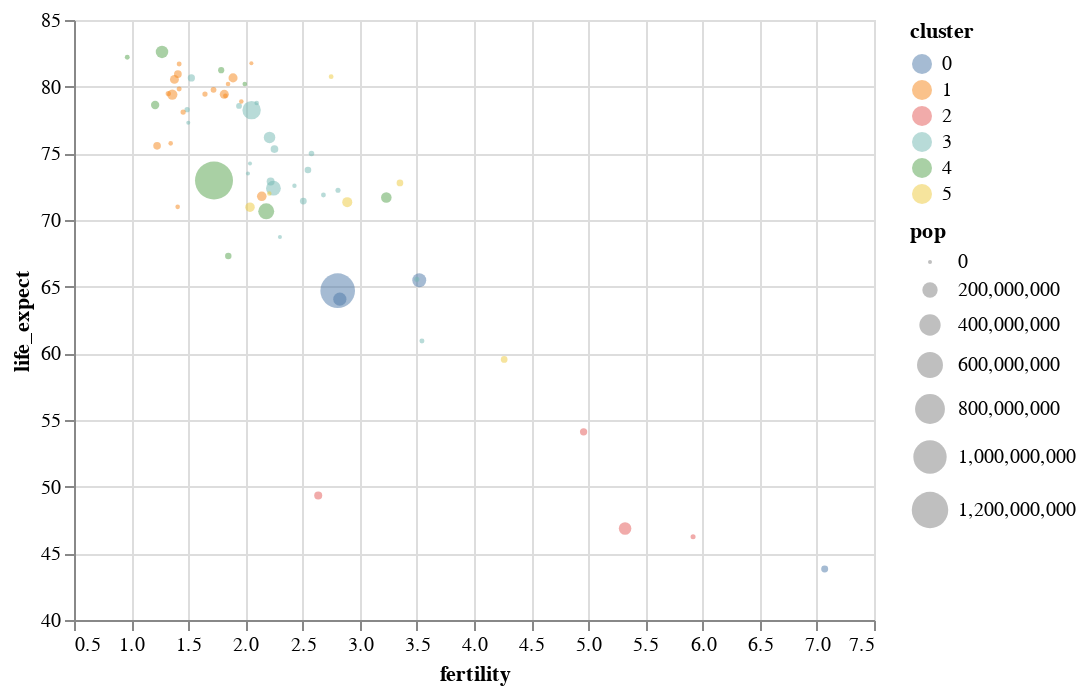

The code cell stored with this chart in its notebook:
### Code cell
# adding tooltips on hover
alt.Chart(gap2005).mark_point(filled=True).encode(
    alt.X('fertility:Q', scale=alt.Scale(zero=False)),
    alt.Y('life_expect:Q', scale=alt.Scale(zero=False)),
    alt.Size('pop:Q'),
    alt.Color('cluster:N'),
    alt.OpacityValue(0.5),
    alt.Order('pop:Q', sort='descending'),
    tooltip = [alt.Tooltip('country:N'),
               alt.Tooltip('fertility:Q'),
               alt.Tooltip('life_expect:Q')]
)

### Figure 1 — Vega-Lite specification as saved in the notebook (floating-point values rounded to 4 significant figures)
{"$schema": "https://vega.github.io/schema/vega-lite/v3.4.0.json", "config": {"mark": {"tooltip": null}, "view": {"height": 300, "width": 400}}, "data": {"name": "data-ba34af65c64e2b3a5a008687b8c69f55"}, "datasets": {"data-ba34af65c64e2b3a5a008687b8c69f55": [{"cluster": 0, "country": "Afghanistan", "fertility": 7.069, "life_expect": 43.83, "pop": 29928987, "year": 2005}, {"cluster": 3, "country": "Argentina", "fertility": 2.254, "life_expect": 75.32, "pop": 39537943, "year": 2005}, {"cluster": 3, "country": "Aruba", "fertility": 2.04, "life_expect": 74.24, "pop": 71566, "year": 2005}, {"cluster": 4, "country": "Australia", "fertility": 1.788, "life_expect": 81.23, "pop": 20090437, "year": 2005}, {"cluster": 1, "country": "Austria", "fertility": 1.42, "life_expect": 79.83, "pop": 8184691, "year": 2005}, {"cluster": 3, "country": "Bahamas", "fertility": 2.022, "life_expect": 73.5, "pop": 301790, "year": 2005}, {"cluster": 0, "country": "Bangladesh", "fertility": 2.826, "life_expect": 64.06, "pop": 144319628, "year": 2005}, {"cluster": 3, "country": "Barbados", "fertility": 1.5, "life_expect": 77.3, "pop": 278870, "year": 2005}, {"cluster": 1, "country": "Belgium", "fertility": 1.646, "life_expect": 79.44, "pop": 10364388, "year": 2005}, {"cluster": 3, "country": "Bolivia", "fertility": 3.5, "life_expect": 65.55, "pop": 8857870, "year": 2005}, {"cluster": 3, "country": "Brazil", "fertility": 2.245, "life_expect": 72.39, "pop": 186112794, "year": 2005}, {"cluster": 3, "country": "Canada", "fertility": 1.527, "life_expect": 80.65, "pop": 32805041, "year": 2005}, {"cluster": 3, "country": "Chile", "fertility": 1.944, "life_expect": 78.55, "pop": 15980912, "year": 2005}, {"cluster": 4, "country": "China", "fertility": 1.725, "life_expect": 72.96, "pop": 1303182268, "year": 2005}, {"cluster": 3, "country": "Colombia", "fertility": 2.22, "life_expect": 72.89, "pop": 42954279, "year": 2005}, {"cluster": 3, "country": "Costa Rica", "fertility": 2.099, "life_expect": 78.78, "pop": 4016173, "year": 2005}, {"cluster": 1, "country": "Croatia", "fertility": 1.346, "life_expect": 75.75, "pop": 4495904, "year": 2005}, {"cluster": 3, "country": "Cuba", "fertility": 1.49, "life_expect": 78.27, "pop": 11346670, "year": 2005}, {"cluster": 3, "country": "Dominican Republic", "fertility": 2.81, "life_expect": 72.23, "pop": 9049595, "year": 2005}, {"cluster": 3, "country": "Ecuador", "fertility": 2.578, "life_expect": 74.99, "pop": 13363593, "year": 2005}, {"cluster": 5, "country": "Egypt", "fertility": 2.891, "life_expect": 71.34, "pop": 77505756, "year": 2005}, {"cluster": 3, "country": "El Salvador", "fertility": 2.683, "life_expect": 71.88, "pop": 6704932, "year": 2005}, {"cluster": 1, "country": "Finland", "fertility": 1.825, "life_expect": 79.31, "pop": 5223442, "year": 2005}, {"cluster": 1, "country": "France", "fertility": 1.892, "life_expect": 80.66, "pop": 60656178, "year": 2005}, {"cluster": 1, "country": "Georgia", "fertility": 1.407, "life_expect": 70.99, "pop": 4677401, "year": 2005}, {"cluster": 1, "country": "Germany", "fertility": 1.36, "life_expect": 79.41, "pop": 82431390, "year": 2005}, {"cluster": 1, "country": "Greece", "fertility": 1.325, "life_expect": 79.48, "pop": 10668354, "year": 2005}, {"cluster": 3, "country": "Grenada", "fertility": 2.302, "life_expect": 68.72, "pop": 89502, "year": 2005}, {"cluster": 3, "country": "Haiti", "fertility": 3.545, "life_expect": 60.92, "pop": 8121622, "year": 2005}, {"cluster": 4, "country": "Hong Kong", "fertility": 0.966, "life_expect": 82.21, "pop": 6898686, "year": 2005}, {"cluster": 1, "country": "Iceland", "fertility": 2.052, "life_expect": 81.76, "pop": 296737, "year": 2005}, {"cluster": 0, "country": "India", "fertility": 2.807, "life_expect": 64.7, "pop": 1080264388, "year": 2005}, {"cluster": 4, "country": "Indonesia", "fertility": 2.182, "life_expect": 70.65, "pop": 218465000, "year": 2005}, {"cluster": 5, "country": "Iran", "fertility": 2.04, "life_expect": 70.96, "pop": 68017860, "year": 2005}, {"cluster": 5, "country": "Iraq", "fertility": 4.264, "life_expect": 59.55, "pop": 26074906, "year": 2005}, {"cluster": 1, "country": "Ireland", "fertility": 1.964, "life_expect": 78.89, "pop": 4015676, "year": 2005}, {"cluster": 5, "country": "Israel", "fertility": 2.75, "life_expect": 80.75, "pop": 6276883, "year": 2005}, {"cluster": 1, "country": "Italy", "fertility": 1.379, "life_expect": 80.55, "pop": 58103033, "year": 2005}, {"cluster": 3, "country": "Jamaica", "fertility": 2.429, "life_expect": 72.57, "pop": 2735520, "year": 2005}, {"cluster": 4, "country": "Japan", "fertility": 1.27, "life_expect": 82.6, "pop": 127417244, "year": 2005}, {"cluster": 2, "country": "Kenya", "fertility": 4.959, "life_expect": 54.11, "pop": 33829590, "year": 2005}, {"cluster": 4, "country": "South Korea", "fertility": 1.85, "life_expect": 67.3, "pop": 22912177, "year": 2005}, {"cluster": 4, "country": "North Korea", "fertility": 1.21, "life_expect": 78.62, "pop": 48640671, "year": 2005}, {"cluster": 5, "country": "Lebanon", "fertility": 2.209, "life_expect": 71.99, "pop": 3826018, "year": 2005}, {"cluster": 3, "country": "Mexico", "fertility": 2.211, "life_expect": 76.19, "pop": 106202903, "year": 2005}, {"cluster": 1, "country": "Netherlands", "fertility": 1.721, "life_expect": 79.76, "pop": 16407491, "year": 2005}, {"cluster": 4, "country": "New Zealand", "fertility": 1.994, "life_expect": 80.2, "pop": 4035461, "year": 2005}, {"cluster": 2, "country": "Nigeria", "fertility": 5.322, "life_expect": 46.86, "pop": 128765768, "year": 2005}, {"cluster": 1, "country": "Norway", "fertility": 1.848, "life_expect": 80.2, "pop": 4593041, "year": 2005}, {"cluster": 0, "country": "Pakistan", "fertility": 3.521, "life_expect": 65.48, "pop": 162419946, "year": 2005}, {"cluster": 3, "country": "Peru", "fertility": 2.506, "life_expect": 71.42, "pop": 27925628, "year": 2005}, {"cluster": 4, "country": "Philippines", "fertility": 3.233, "life_expect": 71.69, "pop": 87857473, "year": 2005}, {"cluster": 1, "country": "Poland", "fertility": 1.227, "life_expect": 75.56, "pop": 38557984, "year": 2005}, {"cluster": 1, "country": "Portugal", "fertility": 1.455, "life_expect": 78.1, "pop": 10566212, "year": 2005}, {"cluster": 2, "country": "Rwanda", "fertility": 5.917, "life_expect": 46.24, "pop": 8440820, "year": 2005}, {"cluster": 5, "country": "Saudi Arabia", "fertility": 3.352, "life_expect": 72.78, "pop": 26417599, "year": 2005}, {"cluster": 2, "country": "South Africa", "fertility": 2.637, "life_expect": 49.34, "pop": 44344136, "year": 2005}, {"cluster": 1, "country": "Spain", "fertility": 1.409, "life_expect": 80.94, "pop": 40341462, "year": 2005}, {"cluster": 1, "country": "Switzerland", "fertility": 1.42, "life_expect": 81.7, "pop": 7489370, "year": 2005}, {"cluster": 1, "country": "Turkey", "fertility": 2.143, "life_expect": 71.78, "pop": 69660559, "year": 2005}, {"cluster": 1, "country": "United Kingdom", "fertility": 1.815, "life_expect": 79.42, "pop": 60441457, "year": 2005}, {"cluster": 3, "country": "United States", "fertility": 2.054, "life_expect": 78.24, "pop": 295734134, "year": 2005}, {"cluster": 3, "country": "Venezuela", "fertility": 2.547, "life_expect": 73.75, "pop": 25375281, "year": 2005}]}, "encoding": {"color": {"field": "cluster", "type": "nominal"}, "opacity": {"value": 0.5}, "order": {"field": "pop", "sort": "descending", "type": "quantitative"}, "size": {"field": "pop", "type": "quantitative"}, "tooltip": [{"field": "country", "type": "nominal"}, {"field": "fertility", "type": "quantitative"}, {"field": "life_expect", "type": "quantitative"}], "x": {"field": "fertility", "scale": {"zero": false}, "type": "quantitative"}, "y": {"field": "life_expect", "scale": {"zero": false}, "type": "quantitative"}}, "mark": {"filled": true, "type": "point"}}
